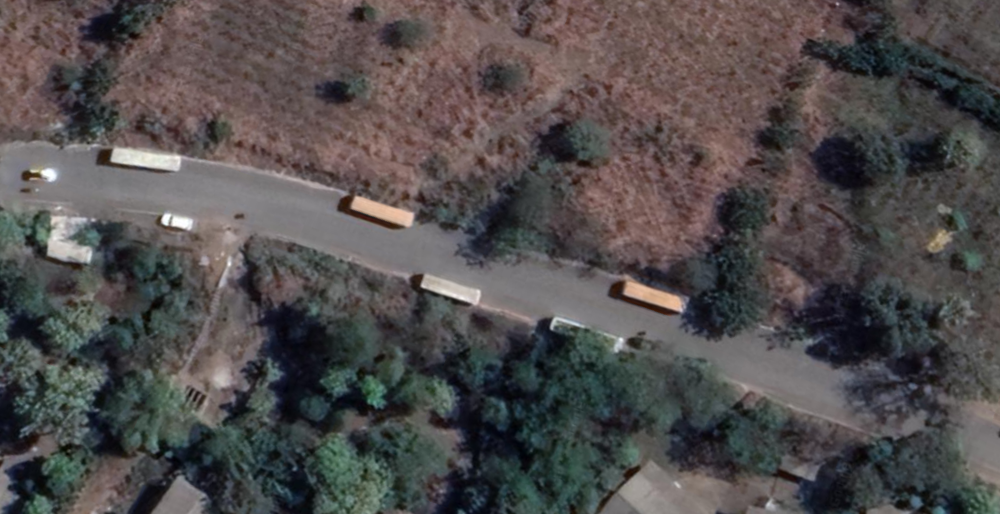
#> input picture TAR.PNG, 1000 x 514 px, shrunk from 1881 x 967 before the run
$ jupyter execute 'TAR ROAD.ipynb'
#> lines starting #> are read from the running program, lines starting #| are printed output that depends on the picture; after the words box and inside, x2 and y2 are one past the last pixel; in counts of white or black regions, pixels touching at a corner belong together; long printed decimals are rounded
[cell 1]
import cv2 as cv
import numpy as np
import os


TAR_img = cv.imread('TAR.PNG', cv.IMREAD_UNCHANGED)
#> TAR_img is the input picture: shape (514, 1000, 4); mean B, G, R, A 76.9, 76.9, 81.1, 255
straps_img = cv.imread('TARstraps.PNG', cv.IMREAD_UNCHANGED)
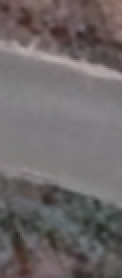
#> input picture tarstraps.PNG, 61 x 139 px, shrunk from 115 x 262 before the run, found by its file name (shown 2 times larger)
#> straps_img is the input picture: shape (139, 61, 4); mean B, G, R, A 104.7, 104.3, 110.3, 255


result = cv.matchTemplate(TAR_img, straps_img, cv.TM_CCOEFF_NORMED)
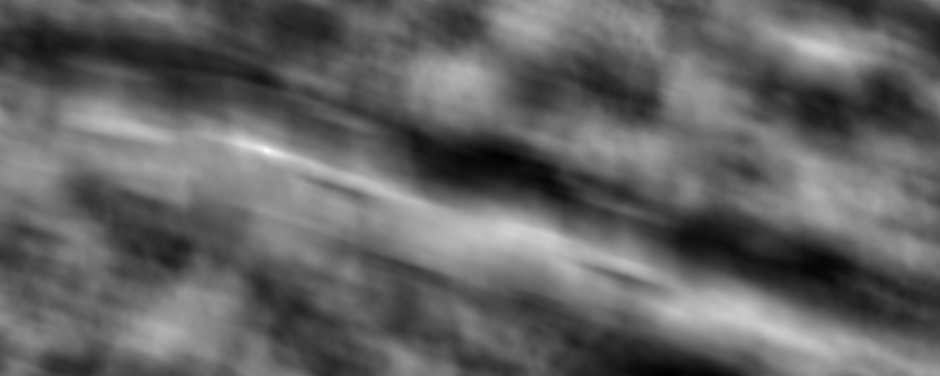
#> result: shape (376, 940) float32; min -0.62, max 0.997, mean 0.0128; drawn with min black and max white


min_val, max_val, min_loc, max_loc = cv.minMaxLoc(result)
#> min_val = -0.62; max_val = 0.997; min_loc = (666, 375); max_loc = (266, 150)

print('Best match top left position: %s' % str(max_loc))
#| Best match top left position: (266, 150)
print('Best match confidence: %s' % max_val)
#| Best match confidence: 0.9965


threshold = 0.6
if max_val >= threshold:
    print('Found TAR.')


    straps_w = straps_img.shape[1]
#> straps_w = 61
    straps_h = straps_img.shape[0]
#> straps_h = 139


    top_left = max_loc
#> top_left = (266, 150)
    bottom_right = (top_left[0] + straps_w, top_left[1] + straps_h)
#> bottom_right = (327, 289)


    cv.rectangle(TAR_img, top_left, bottom_right,
                    color=(0, 255, 0), thickness=2, lineType=cv.LINE_4)
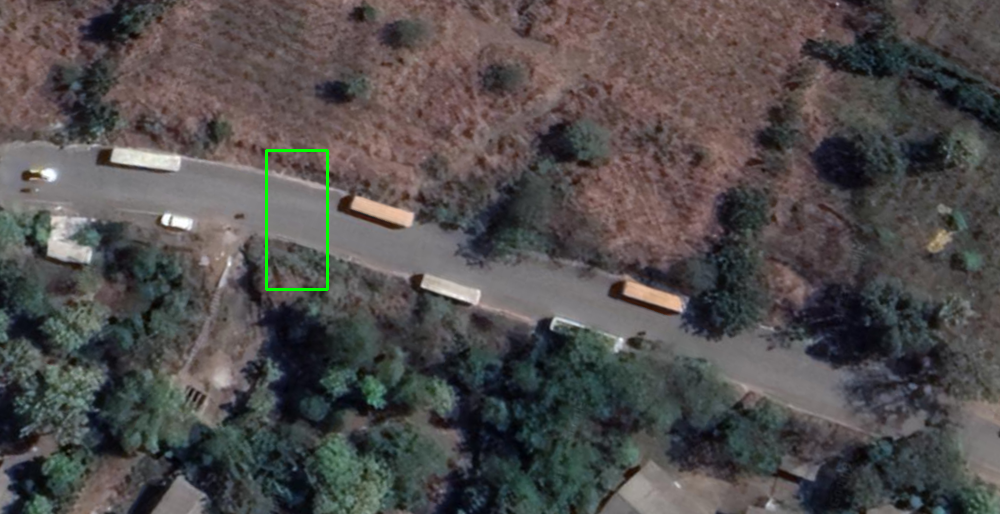
#> TAR_img: shape (514, 1000, 4); 0.23% of pixels changed, all inside (x1, y1, x2, y2) = (265, 149, 329, 291)


    cv.imwrite('result.jpg', TAR_img)

else:
    print('TAR not found.')
